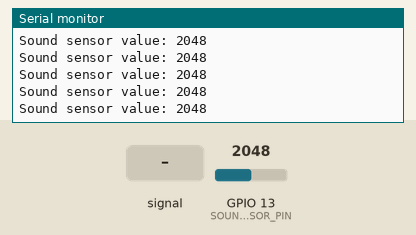
Recording of a sketch running on a simulated ESP32. Shown: the last lines printed to the serial monitor. The inputs (shaded band) are chosen by the test bench; at power-on: GPIO 13 (SOUND_SENSOR_PIN) = 2048.

Above: at 1.2 s.
1.3 s: GPIO 13 (SOUND_SENSOR_PIN) fed a 200 Hz sine of ±327 counts around its level
At 1.31 s:
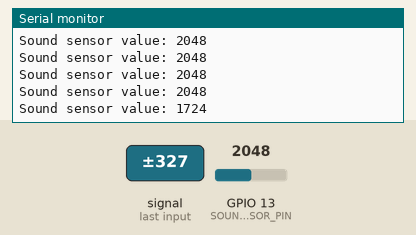
2.8 s: GPIO 13 (SOUND_SENSOR_PIN) set to 2866
At 2.81 s:
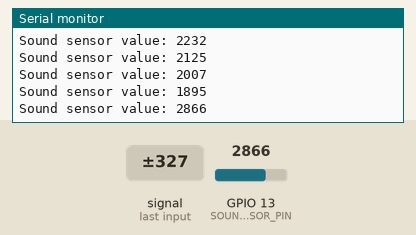
4.3 s: GPIO 13 (SOUND_SENSOR_PIN) fed a 1000 Hz sine of ±1023 counts around its level
At 4.32 s:
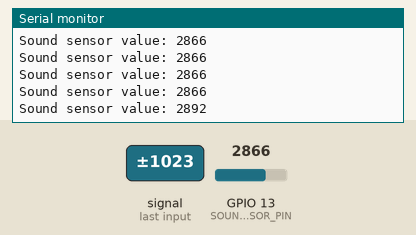
5.8 s: GPIO 13 (SOUND_SENSOR_PIN) set to 3603
At 5.82 s:
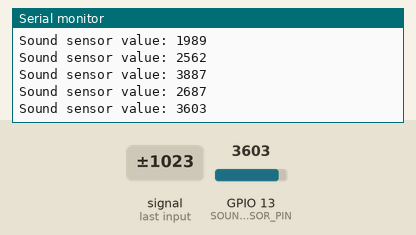
Timing chart, 0 to 8.3 s (numbered marks = the images above; inputs shaded):
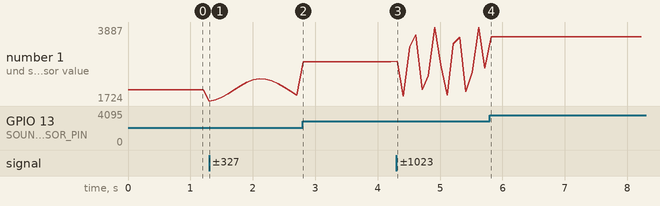

Measured:
- after the input at 1.3 s, the serial monitor: prints a new line at once (image 1)
- after the input at 2.8 s, the serial monitor: prints a new line at once (image 2)
- after the input at 4.3 s, the serial monitor: prints a new line at once (image 3)
- after the input at 5.8 s, the serial monitor: prints a new line at once (image 4)
- plotted number 1: 2048 → 1895 after the input at 1.3 s, 1895 → 2866 after the input at 2.8 s, 2866 → 2687 after the input at 4.3 s, 2687 → 3603 after the input at 5.8 s

The sketch:

Big_Sound.ino
```cpp
// Incluir librería de ESP32
#include <Arduino.h>

// Definir pin de entrada del sensor de sonido
#define SOUND_SENSOR_PIN 13

void setup() {
  // Inicializar puerto serial
  Serial.begin(9600);
  // Configurar pin de entrada del sensor de sonido
  pinMode(SOUND_SENSOR_PIN, INPUT);
}

void loop() {
  // Leer valor del sensor de sonido
  int soundValue = analogRead(SOUND_SENSOR_PIN);
  // Imprimir valor en el puerto serial
  Serial.print("Sound sensor value: ");
  Serial.println(soundValue);
  // Esperar 100ms antes de volver a leer el valor del sensor
  delay(100);
}
```
